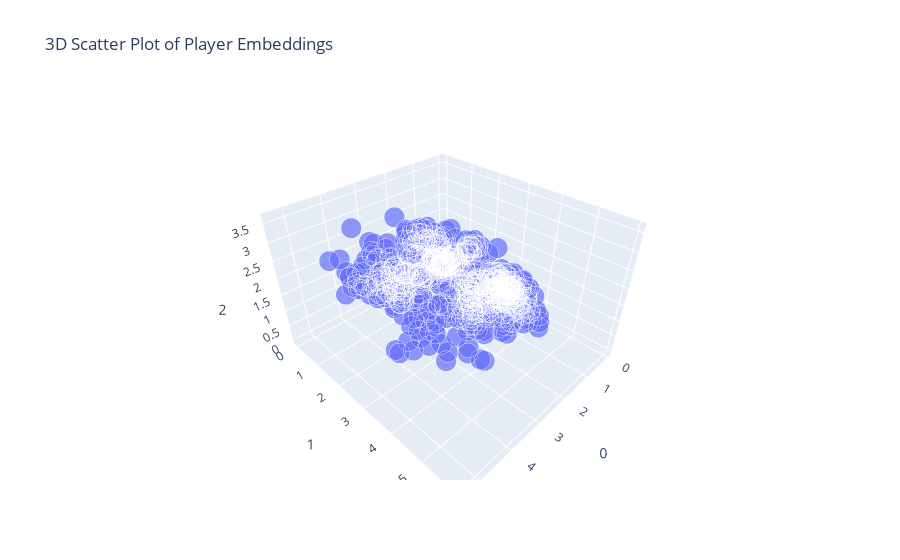

Write notebook code for a chart like this one.
### Code cell
# create the scatter plot
x_test_results['size'] = .00001

import plotly.express as px
fig = px.scatter_3d(x_test_results, x=0, y=1, z=2,
              hover_data=['PLAYER_NAME', 'SEASON'], size='size',
              title='3D Scatter Plot of Player Embeddings',)
fig.show()

### Figure 1 — Plotly figure (JSON) as saved in the notebook; plotly's stock layout.template omitted (floating-point values rounded to 4 significant figures; data arrays with more than 128 entries replaced by an {"elided": "..."} marker saying what was removed)
{"data": [{"customdata": {"elided": "943x2 str values"}, "hovertemplate": "0=%{x}<br>1=%{y}<br>2=%{z}<br>size=%{marker.size}<br>PLAYER_NAME=%{customdata[0]}<br>SEASON=%{customdata[1]}<extra></extra>", "legendgroup": "", "marker": {"color": "#636efa", "size": {"elided": "943 float values"}, "sizemode": "area", "sizeref": 2.5e-08, "symbol": "circle"}, "mode": "markers", "name": "", "scene": "scene", "showlegend": false, "type": "scatter3d", "x": {"elided": "943 float values"}, "y": {"elided": "943 float values"}, "z": {"elided": "943 float values"}}], "layout": {"legend": {"itemsizing": "constant", "tracegroupgap": 0}, "scene": {"domain": {"x": [0, 1], "y": [0, 1]}, "xaxis": {"title": {"text": "0"}}, "yaxis": {"title": {"text": "1"}}, "zaxis": {"title": {"text": "2"}}}, "title": {"text": "3D Scatter Plot of Player Embeddings"}}}
